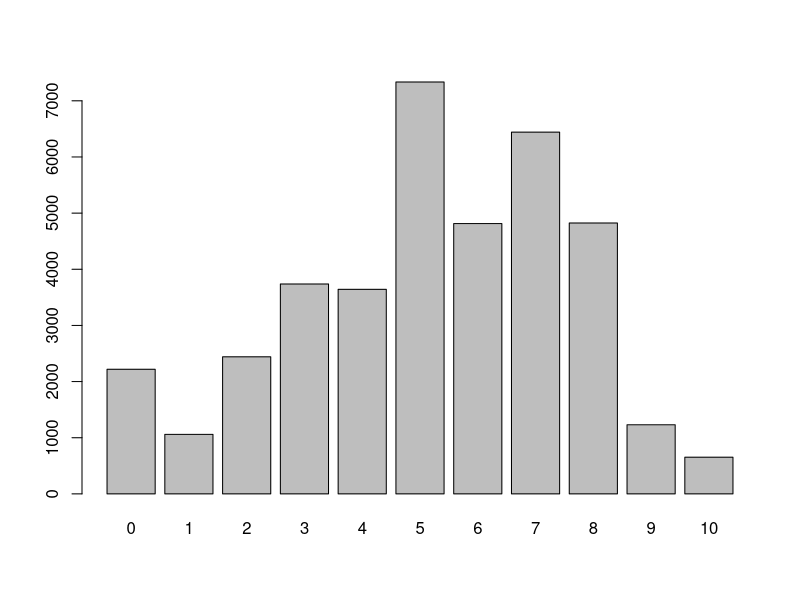
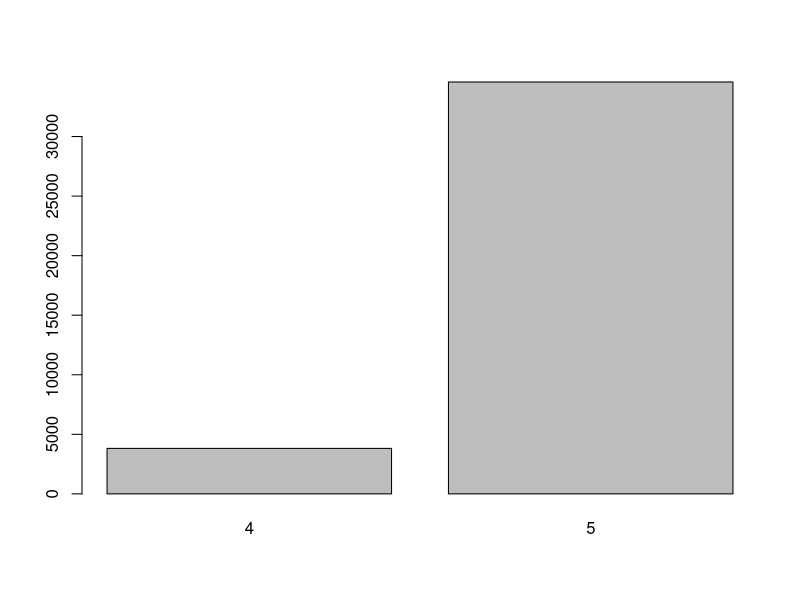
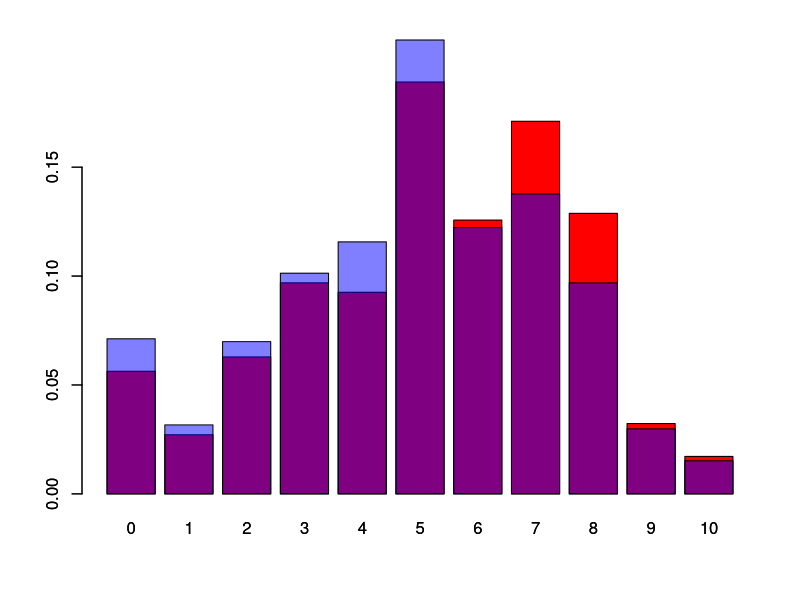

The R source for these figures, in order:
## ---- chunk 1
ess_pol <- read.csv('ess_pol_clean.csv', sep = ',')
summary(ess_pol)
## ---- chunk 2
barplot(table(ess_pol$ess_data.ppltrst))
## ---- chunk 3
barplot(table(ess_pol$ess_data.netusoft))
## ---- chunk 4
every_day_use <- ess_pol[ess_pol$ess_data.netusoft == 5, ]
most_days_use <- ess_pol[ess_pol$ess_data.netusoft == 4, ]
ppltrst_evry <- every_day_use$ess_data.ppltrst
ppltrst_most <- most_days_use$ess_data.ppltrst
barplot(table(ppltrst_evry) / length(ppltrst_evry), col = 'red')
barplot(table(ppltrst_most) / length(ppltrst_most), add = TRUE, col = adjustcolor('blue', alpha.f = 0.5))
## ---- chunk 5
cont_table <- matrix(c(ppltrst_evry, ppltrst_most), byrow = TRUE, nrow = 2)
chisq.test(cont_table)
